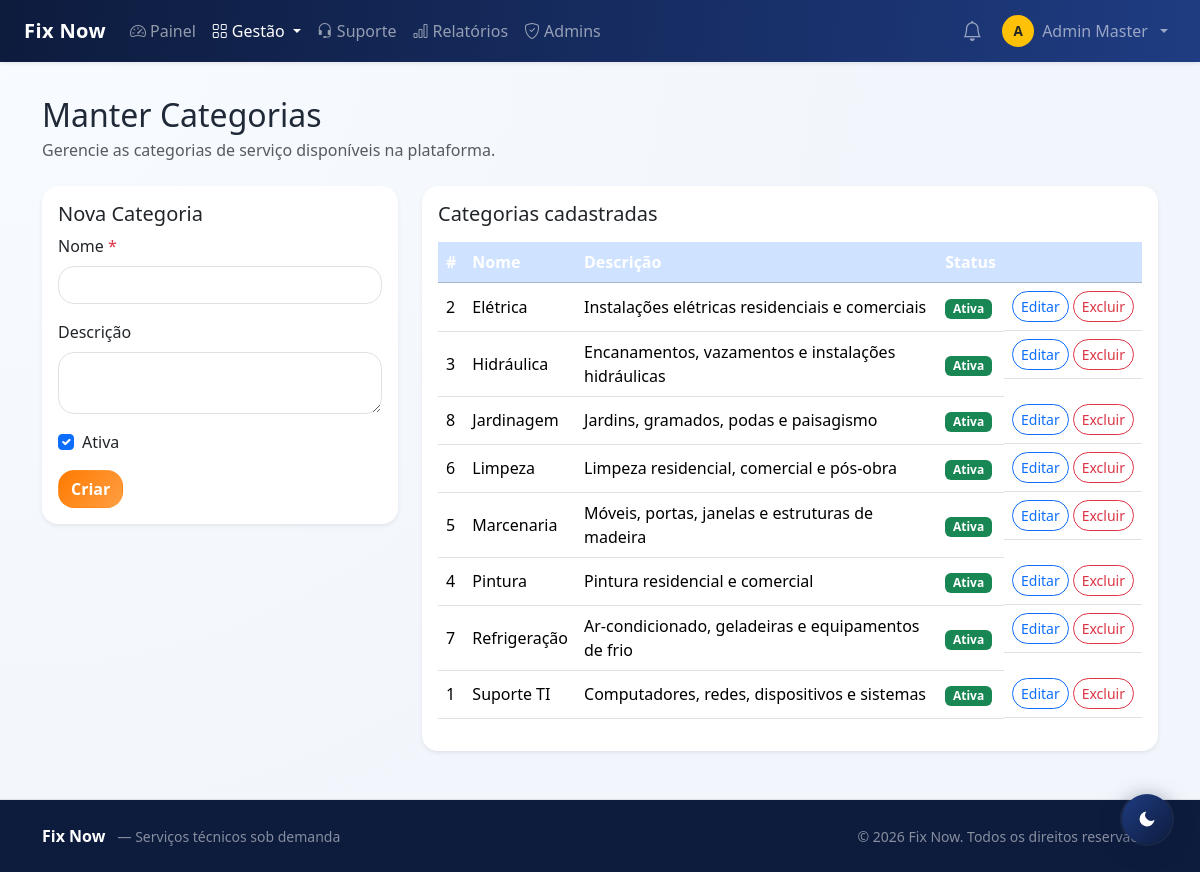
The app's page /view/admin/categorias.php (signed in) with its own data.
### tables this page shows
CREATE TABLE IF NOT EXISTS categoria (
  id        INT AUTO_INCREMENT PRIMARY KEY,
  nome      VARCHAR(100) NOT NULL UNIQUE,
  descricao VARCHAR(255) NULL,
  ativo     TINYINT(1)   NOT NULL DEFAULT 1,
  criado_em TIMESTAMP DEFAULT CURRENT_TIMESTAMP,
  admin_id  INT NULL,
  CONSTRAINT fk_categoria_admin FOREIGN KEY (admin_id) REFERENCES admin(id) ON DELETE SET NULL
);

### view/admin/categorias.php (the view, shortened to what this page needs)
<?php
$paginaAtiva = 'categorias';
require_once __DIR__ . '/_navbar.php';
$navbarHtml = ob_get_clean();
$categorias = $pdo->query('SELECT * FROM categoria ORDER BY nome ASC')->fetchAll();
$editando = null;
?>
<!DOCTYPE html>
<html lang="pt-BR">
<head>
  <link href="https://cdn.jsdelivr.net/npm/bootstrap@5.3.3/dist/css/bootstrap.min.css" rel="stylesheet">
  <link href="../../assets/css/style.css" rel="stylesheet">
</head>
<body>
<?= $navbarHtml ?>
<main class="container py-5 mt-5">
  <h2 class="mb-1">Manter Categorias</h2>
  <p class="text-muted mb-4">Gerencie as categorias de serviço disponíveis na plataforma.</p>
  <div class="row g-4">
    <div class="col-lg-4">
      <div class="card shadow-sm border-0">
        <div class="card-body">
          <h5><?= $editando ? 'Editar Categoria' : 'Nova Categoria' ?></h5>
          <form method="post">
            <div class="mb-3">
              <label class="form-label">Nome <span class="text-danger">*</span></label>
              <input type="text" name="nome" class="form-control" maxlength="100" required
                value="<?= htmlspecialchars($editando['nome'] ?? '') ?>">
            </div>
            <div class="mb-3">
              <label class="form-label">Descrição</label>
              <textarea name="descricao" class="form-control" rows="2" maxlength="255"><?= htmlspecialchars($editando['descricao'] ?? '') ?></textarea>
            </div>
            <div class="mb-3 form-check">
              <input type="checkbox" name="ativo" id="chk_ativo" class="form-check-input" value="1"
                <?= (!$editando || $editando['ativo']) ? 'checked' : '' ?>>
              <label class="form-check-label" for="chk_ativo">Ativa</label>
            </div>
            <div class="d-flex gap-2">
              <button type="submit" class="btn btn-warning fw-semibold"><?= $editando ? 'Salvar' : 'Criar' ?></button>
            </div>
          </form>
        </div>
      </div>
    </div>
    <div class="col-lg-8">
      <div class="card shadow-sm border-0">
        <div class="card-body">
          <h5 class="mb-3">Categorias cadastradas</h5>
          <?php if (!$categorias): ?>
            <p class="text-muted">Nenhuma categoria cadastrada.</p>
          <?php else: ?>
            <div class="table-responsive">
              <table class="table table-hover align-middle">
                <thead class="table-primary">
                  <tr><th>#</th><th>Nome</th><th>Descrição</th><th>Status</th><th></th></tr>
                </thead>
                <tbody>
                <?php foreach ($categorias as $c): ?>
                  <tr>
                    <td><?= (int)$c['id'] ?></td>
                    <td><?= htmlspecialchars($c['nome']) ?></td>
                    <td><?= htmlspecialchars($c['descricao'] ?? '—') ?></td>
                    <td><span class="badge <?= $c['ativo'] ? 'bg-success' : 'bg-secondary' ?>"><?= $c['ativo'] ? 'Ativa' : 'Inativa' ?></span></td>
                    <td class="d-flex gap-1">
                      <a href="categorias.php?editar=<?= (int)$c['id'] ?>" class="btn btn-sm btn-outline-primary">Editar</a>
                      <?php if ($isMaster): ?>
                        <form method="post" class="d-inline"
                              onsubmit="return confirm('Excluir esta categoria?');">
                          <button class="btn btn-sm btn-outline-danger">Excluir</button>
                        </form>
                      <?php endif; ?>
                    </td>
                  </tr>
                <?php endforeach; ?>
                </tbody>
              </table>
            </div>
          <?php endif; ?>
        </div>
      </div>
    </div>
  </div>
</main>
<?php require_once __DIR__ . '/../../includes/footer.php'; ?>
</body>
</html>

### view/admin/_navbar.php (shortened to what this page needs)
<?php
$adminNome   = $_SESSION['admin_nome'] ?? 'Admin';
$isMaster    = true;
$paginaAtiva = $paginaAtiva ?? '';
$_navInicial = htmlspecialchars(mb_strtoupper(mb_substr($adminNome, 0, 1)));
$gestaoAtiva = in_array($paginaAtiva, ['clientes','prestadores','servicos','categorias','destaques']);
?>
<nav class="navbar navbar-expand-lg navbar-dark bg-primary fixed-top shadow-sm">
  <div class="container-fluid px-4">
    <a class="navbar-brand fw-bold" href="../../index.php">Fix Now</a>
    <div class="collapse navbar-collapse" id="adminMenu">
      <ul class="navbar-nav me-auto">
        <li class="nav-item">
          <a class="nav-link <?= $paginaAtiva === 'painel' ? 'active' : '' ?>" href="painelAdmin.php">
            <i class="bi bi-speedometer2 me-1"></i>Painel
          </a>
        </li>
        <li class="nav-item dropdown">
          <a class="nav-link dropdown-toggle <?= $gestaoAtiva ? 'active' : '' ?>" href="#" data-bs-toggle="dropdown" aria-expanded="false">
            <i class="bi bi-grid me-1"></i>Gestão
          </a>
        </li>
        <li class="nav-item">
          <a class="nav-link <?= $paginaAtiva === 'suporte' ? 'active' : '' ?>" href="suporteAdmin.php">
            <i class="bi bi-headset me-1"></i>Suporte
          </a>
        </li>
        <li class="nav-item">
          <a class="nav-link <?= $paginaAtiva === 'relatorios' ? 'active' : '' ?>" href="relatorios.php">
            <i class="bi bi-bar-chart me-1"></i>Relatórios
          </a>
        </li>
        <li class="nav-item">
          <a class="nav-link <?= $paginaAtiva === 'admins' ? 'active' : '' ?>" href="admins.php">
            <i class="bi bi-shield-check me-1"></i>Admins
          </a>
        </li>
      </ul>
      <ul class="navbar-nav ms-auto align-items-lg-center gap-1">
        <li class="nav-item">
          <a class="nav-link position-relative px-2" href="../notificacoes.php" title="Notificações">
            <i class="bi bi-bell fs-5"></i>
          </a>
        </li>
        <li class="nav-item dropdown">
          <a class="nav-link dropdown-toggle d-flex align-items-center gap-2 py-1" href="#" data-bs-toggle="dropdown" aria-expanded="false">
            <span class="d-inline-flex align-items-center justify-content-center rounded-circle bg-warning text-dark fw-bold flex-shrink-0" style="width:32px;height:32px;font-size:.85rem"><?= $_navInicial ?></span>
            <span class="d-none d-lg-inline text-truncate" style="max-width:120px"><?= htmlspecialchars($adminNome) ?></span>
          </a>
        </li>
      </ul>
    </div>
  </div>
</nav>

### includes/footer.php
<footer class="mt-auto py-4 border-top" style="background:var(--fix-blue)">
  <div class="container">
    <div class="row align-items-center g-2">
      <div class="col-sm-6">
        <span class="fw-bold text-white fs-6">Fix Now</span>
        <span class="text-white-50 small ms-2">— Serviços técnicos sob demanda</span>
      </div>
      <div class="col-sm-6 text-sm-end">
        <small class="text-white-50">&copy; <?php echo date('Y'); ?> Fix Now. Todos os direitos reservados.</small>
      </div>
    </div>
  </div>
</footer>

### assets/css/style.css (style rules this page uses)
:root { --fix-blue: #0d1b3d; --fix-blue-soft: #1f3c82; --fix-orange: #ff7a00; --fix-orange-soft: #ff9f43; --fix-bg: #f2f5fb; --fix-card: #ffffff; --fix-text: #1f2937; --fix-muted: #677489; --fix-shadow: 0 14px 32px rgba(15, 37, 84, 0.1); --fix-radius: 1rem; }
html, body { height: 100%; }
body { min-height: 100vh; display: flex; flex-direction: column; background: radial-gradient(circle at top left, #f8fbff, var(--fix-bg) 60%); color: var(--fix-text); }
main { flex: 1 0 auto; }
.bg-primary, .table-primary { background-color: var(--fix-blue) !important; }
.table-primary th { color: #fff; }
.btn-warning { background: linear-gradient(130deg, var(--fix-orange), var(--fix-orange-soft)); border-color: transparent; color: #fff; }
.btn, .form-control, .form-select, .card { border-radius: var(--fix-radius); transition: all 0.22s ease; }
.card { border: 1px solid #e9eef8; box-shadow: var(--fix-shadow); background: var(--fix-card); }
.navbar { background: linear-gradient(95deg, var(--fix-blue), var(--fix-blue-soft)) !important; }
.navbar-brand { letter-spacing: 0.4px; }
footer { flex-shrink: 0; margin-top: auto; background: #0b142d; }

### records on screen
categoria: id "2", nome "Elétrica", descricao "Instalações elétricas residenciais e comerciais", ativo "Ativa"
categoria: id "3", nome "Hidráulica", descricao "Encanamentos, vazamentos e instalações hidráulicas", ativo "Ativa"
categoria: id "8", nome "Jardinagem", descricao "Jardins, gramados, podas e paisagismo", ativo "Ativa"
categoria: id "6", nome "Limpeza", descricao "Limpeza residencial, comercial e pós-obra", ativo "Ativa"
categoria: id "5", nome "Marcenaria", descricao "Móveis, portas, janelas e estruturas de madeira", ativo "Ativa"
categoria: id "4", nome "Pintura", descricao "Pintura residencial e comercial", ativo "Ativa"
categoria: id "7", nome "Refrigeração", descricao "Ar-condicionado, geladeiras e equipamentos de frio", ativo "Ativa"
categoria: id "1", nome "Suporte TI", descricao "Computadores, redes, dispositivos e sistemas", ativo "Ativa"

### other values on screen
$_navInicial "A"
$adminNome "Admin Master"
